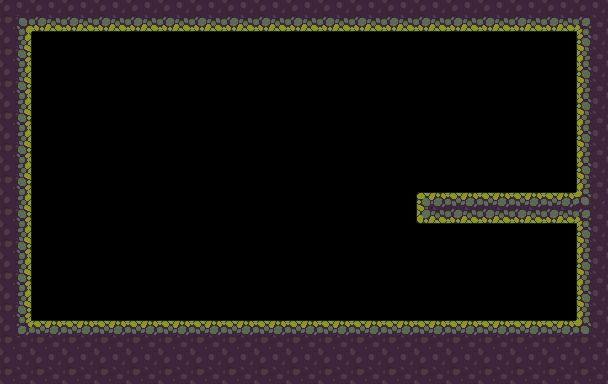

A level layout from a 2D game, rendered from its tile map. Below: a short description, then the map file with its tile-grid data intact:
An orthogonal 19x12 tile map with 32x32 px tiles, 1 tile layer (Collision).

<map version="1.10" tiledversion="1.10.2" orientation="orthogonal" renderorder="right-down" width="19" height="12" tilewidth="32" tileheight="32" infinite="0" nextlayerid="2" nextobjectid="1">
 <tileset firstgid="1" source="ForestTileset.tsx" />
 <layer id="1" name="Collision" width="19" height="12">
  <data encoding="csv">
4,22,22,22,22,22,22,22,22,22,22,22,22,22,22,22,22,22,6,
13,0,0,0,0,0,0,0,0,0,0,0,0,0,0,0,0,0,11,
13,0,0,0,0,0,0,0,0,0,0,0,0,0,0,0,0,0,11,
13,0,0,0,0,0,0,0,0,0,0,0,0,0,0,0,0,0,11,
13,0,0,0,0,0,0,0,0,0,0,0,0,0,0,0,0,0,11,
13,0,0,0,0,0,0,0,0,0,0,0,0,0,0,0,0,0,16,
13,0,0,0,0,0,0,0,0,0,0,0,0,32,33,33,33,33,17,
13,0,0,0,0,0,0,0,0,0,0,0,0,0,0,0,0,0,11,
13,0,0,0,0,0,0,0,0,0,0,0,0,0,0,0,0,0,11,
13,0,0,0,0,0,0,0,0,0,0,0,0,0,0,0,0,0,11,
24,2,2,2,2,2,2,2,2,2,2,2,2,2,2,2,2,2,26,
12,12,12,12,12,12,12,12,12,12,12,12,12,12,12,12,12,12,12
</data>
 </layer>
</map>
